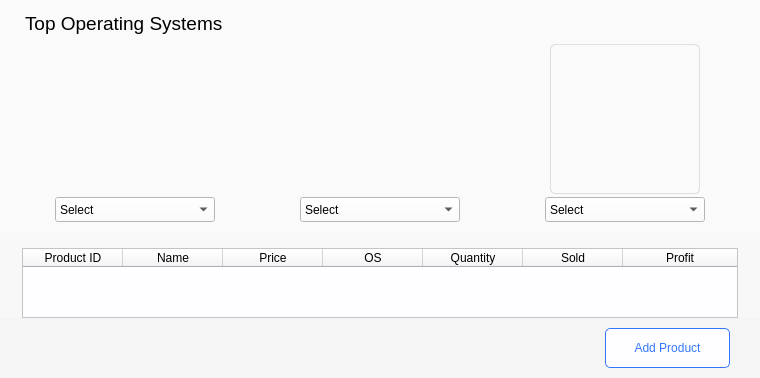
            <widget class="QFrame" name="ProductsContainer">
             <property name="styleSheet">
              <string notr="true">background-color: rgb(245, 245, 245);</string>
             </property>
             <property name="frameShape">
              <enum>QFrame::NoFrame</enum>
             </property>
             <property name="frameShadow">
              <enum>QFrame::Raised</enum>
             </property>
             <layout class="QVBoxLayout" name="verticalLayout_7">
              <property name="spacing">
               <number>0</number>
              </property>
              <property name="leftMargin">
               <number>0</number>
              </property>
              <property name="topMargin">
               <number>0</number>
              </property>
              <property name="rightMargin">
               <number>0</number>
              </property>
              <property name="bottomMargin">
               <number>0</number>
              </property>
              <item>
               <widget class="QFrame" name="TopOS_Menu">
                <property name="maximumSize">
                 <size>
                  <width>16777215</width>
                  <height>275</height>
                 </size>
                </property>
                <property name="styleSheet">
                 <string notr="true">background-color: rgb(250, 250, 250);</string>
                </property>
                <property name="frameShape">
                 <enum>QFrame::NoFrame</enum>
                </property>
                <property name="frameShadow">
                 <enum>QFrame::Raised</enum>
                </property>
                <layout class="QVBoxLayout" name="verticalLayout_17">
                 <property name="spacing">
                  <number>0</number>
                 </property>
                 <property name="leftMargin">
                  <number>0</number>
                 </property>
                 <property name="topMargin">
                  <number>12</number>
                 </property>
                 <property name="rightMargin">
                  <number>0</number>
                 </property>
                 <property name="bottomMargin">
                  <number>0</number>
                 </property>
                 <item>
                  <widget class="QFrame" name="frame_18">
                   <property name="maximumSize">
                    <size>
                     <width>16777215</width>
                     <height>40</height>
                    </size>
                   </property>
                   <property name="frameShape">
                    <enum>QFrame::NoFrame</enum>
                   </property>
                   <property name="frameShadow">
                    <enum>QFrame::Raised</enum>
                   </property>
                   <layout class="QHBoxLayout" name="horizontalLayout_14">
                    <property name="spacing">
                     <number>0</number>
                    </property>
                    <property name="leftMargin">
                     <number>25</number>
                    </property>
                    <property name="topMargin">
                     <number>0</number>
                    </property>
                    <property name="rightMargin">
                     <number>0</number>
                    </property>
                    <property name="bottomMargin">
                     <number>0</number>
                    </property>
                    <item>
                     <widget class="QLabel" name="label_23">
                      <property name="sizePolicy">
                       <sizepolicy hsizetype="Expanding" vsizetype="Expanding">
                        <horstretch>0</horstretch>
                        <verstretch>0</verstretch>
                       </sizepolicy>
                      </property>
                      <property name="font">
                       <font>
                        <family>Helvetica</family>
                        <pointsize>14</pointsize>
                        <weight>50</weight>
                        <bold>false</bold>
                       </font>
                      </property>
                      <property name="styleSheet">
                       <string notr="true">color: rgb(0, 0, 0);</string>
                      </property>
                      <property name="text">
                       <string>Top Operating Systems</string>
                      </property>
                      <property name="scaledContents">
                       <bool>false</bool>
                      </property>
                     </widget>
                    </item>
                   </layout>
                  </widget>
                 </item>
                 <item>
                  <widget class="QFrame" name="frame_19">
                   <property name="frameShape">
                    <enum>QFrame::NoFrame</enum>
                   </property>
                   <property name="frameShadow">
                    <enum>QFrame::Raised</enum>
                   </property>
                   <layout class="QHBoxLayout" name="horizontalLayout_15">
                    <property name="spacing">
                     <number>25</number>
                    </property>
                    <property name="leftMargin">
                     <number>25</number>
                    </property>
                    <property name="rightMargin">
                     <number>25</number>
                    </property>
                    <property name="bottomMargin">
                     <number>12</number>
                    </property>
                    <item>
                     <layout class="QVBoxLayout" name="FirstOS_Container">
                      <property name="spacing">
                       <number>0</number>
                      </property>
                      <property name="bottomMargin">
                       <number>2</number>
                      </property>
                      <item alignment="Qt::AlignHCenter">
                       <widget class="QLabel" name="FirstOS_Image">
                        <property name="minimumSize">
                         <size>
                          <width>150</width>
                          <height>150</height>
                         </size>
                        </property>
                        <property name="maximumSize">
                         <size>
                          <width>150</width>
                          <height>150</height>
                         </size>
                        </property>
                        <property name="font">
                         <font>
                          <family>Helvetica</family>
                          <pointsize>50</pointsize>
                         </font>
                        </property>
                        <property name="styleSheet">
                         <string notr="true">background-color: rgba(255, 255, 255, 0);
color:rgb(195, 194, 196);
border-radius: 5px;
border: 1px solid gb(255, 255, 255, 0);</string>
                        </property>
                        <property name="frameShape">
                         <enum>QFrame::NoFrame</enum>
                        </property>
                        <property name="text">
                         <string/>
                        </property>
                        <property name="scaledContents">
                         <bool>true</bool>
                        </property>
                        <property name="alignment">
                         <set>Qt::AlignCenter</set>
                        </property>
                        <property name="margin">
                         <number>25</number>
                        </property>
                       </widget>
                      </item>
                      <item>
                       <widget class="QFrame" name="frame_15">
                        <property name="maximumSize">
                         <size>
                          <width>16777215</width>
                          <height>50</height>
                         </size>
                        </property>
                        <property name="styleSheet">
                         <string notr="true"/>
                        </property>
                        <property name="frameShape">
                         <enum>QFrame::NoFrame</enum>
                        </property>
                        <property name="frameShadow">
                         <enum>QFrame::Raised</enum>
                        </property>
                        <layout class="QVBoxLayout" name="verticalLayout_69">
                         <property name="spacing">
                          <number>0</number>
                         </property>
                         <property name="leftMargin">
                          <number>0</number>
                         </property>
                         <property name="topMargin">
                          <number>3</number>
                         </property>
                         <property name="rightMargin">
                          <number>0</number>
                         </property>
                         <property name="bottomMargin">
                          <number>3</number>
                         </property>
                         <item alignment="Qt::AlignHCenter">
                          <widget class="QComboBox" name="topOS_comboBox_1">
                           <property name="minimumSize">
                            <size>
                             <width>160</width>
                             <height>25</height>
                            </size>
                           </property>
                           <property name="maximumSize">
                            <size>
                             <width>160</width>
                             <height>16777215</height>
                            </size>
                           </property>
                           <property name="font">
                            <font>
                             <family>Helvetica</family>
                            </font>
                           </property>
                           <property name="styleSheet">
                            <string notr="true">background-color: rgb(254, 253, 255);
color: rgb(0, 0, 0);
selection-color: rgb(156, 155, 157);</string>
                           </property>
                           <item>
                            <property name="text">
                             <string>Select</string>
                            </property>
                           </item>
                           <item>
                            <property name="text">
                             <string>Windows</string>
                            </property>
                           </item>
                           <item>
                            <property name="text">
                             <string>macOS</string>
                            </property>
                           </item>
                           <item>
                            <property name="text">
                             <string>Chrome</string>
                            </property>
                           </item>
                           <item>
                            <property name="text">
                             <string>Linux</string>
                            </property>
                           </item>
                          </widget>
                         </item>
                        </layout>
                       </widget>
                      </item>
                     </layout>
                    </item>
                    <item>
                     <layout class="QVBoxLayout" name="SecondOS_Container">
                      <property name="spacing">
                       <number>0</number>
                      </property>
                      <property name="bottomMargin">
                       <number>2</number>
                      </property>
                      <item alignment="Qt::AlignHCenter">
                       <widget class="QLabel" name="SecondOS_Image">
                        <property name="minimumSize">
                         <size>
                          <width>150</width>
                          <height>150</height>
                         </size>
                        </property>
                        <property name="maximumSize">
                         <size>
                          <width>150</width>
                          <height>150</height>
                         </size>
                        </property>
                        <property name="font">
                         <font>
                          <family>Helvetica</family>
                          <pointsize>50</pointsize>
                         </font>
                        </property>
                        <property name="styleSheet">
                         <string notr="true">background-color: rgba(255, 255, 255, 0);
color:rgb(195, 194, 196);
border-radius: 5px;
border: 1px solid gb(255, 255, 255, 0);</string>
                        </property>
                        <property name="frameShape">
                         <enum>QFrame::NoFrame</enum>
                        </property>
                        <property name="text">
                         <string/>
                        </property>
                        <property name="scaledContents">
                         <bool>true</bool>
                        </property>
                        <property name="alignment">
                         <set>Qt::AlignCenter</set>
                        </property>
                        <property name="margin">
                         <number>25</number>
                        </property>
                       </widget>
                      </item>
                      <item>
                       <widget class="QFrame" name="frame_16">
                        <property name="maximumSize">
                         <size>
                          <width>16777215</width>
                          <height>50</height>
                         </size>
                        </property>
                        <property name="styleSheet">
                         <string notr="true"/>
                        </property>
                        <property name="frameShape">
                         <enum>QFrame::NoFrame</enum>
                        </property>
                        <property name="frameShadow">
                         <enum>QFrame::Raised</enum>
                        </property>
                        <layout class="QVBoxLayout" name="verticalLayout_70">
                         <property name="leftMargin">
                          <number>0</number>
                         </property>
                         <property name="topMargin">
                          <number>3</number>
                         </property>
                         <property name="rightMargin">
                          <number>0</number>
                         </property>
                         <property name="bottomMargin">
                          <number>3</number>
                         </property>
                         <item alignment="Qt::AlignHCenter">
                          <widget class="QComboBox" name="topOS_comboBox_2">
                           <property name="minimumSize">
                            <size>
                             <width>160</width>
                             <height>25</height>
                            </size>
                           </property>
                           <property name="maximumSize">
                            <size>
                             <width>160</width>
                             <height>16777215</height>
                            </size>
                           </property>
                           <property name="font">
                            <font>
                             <family>Helvetica</family>
                            </font>
                           </property>
                           <property name="styleSheet">
                            <string notr="true">background-color: rgb(254, 253, 255);
color: rgb(0, 0, 0);
selection-color: rgb(156, 155, 157);</string>
                           </property>
                           <item>
                            <property name="text">
                             <string>Select</string>
                            </property>
                           </item>
                           <item>
                            <property name="text">
                             <string>Windows</string>
                            </property>
                           </item>
                           <item>
                            <property name="text">
                             <string>macOS</string>
                            </property>
                           </item>
                           <item>
                            <property name="text">
                             <string>Chrome</string>
                            </property>
                           </item>
                           <item>
                            <property name="text">
                             <string>Linux</string>
                            </property>
                           </item>
                          </widget>
                         </item>
                        </layout>
                       </widget>
                      </item>
                     </layout>
                    </item>
                    <item>
                     <layout class="QVBoxLayout" name="ThirdOS_Container">
                      <property name="spacing">
                       <number>0</number>
                      </property>
                      <property name="bottomMargin">
                       <number>2</number>
                      </property>
                      <item alignment="Qt::AlignHCenter">
                       <widget class="QLabel" name="ThirdOS_Image">
                        <property name="minimumSize">
                         <size>
                          <width>150</width>
                          <height>150</height>
                         </size>
                        </property>
                        <property name="maximumSize">
                         <size>
                          <width>150</width>
                          <height>150</height>
                         </size>
                        </property>
                        <property name="font">
                         <font>
                          <family>Helvetica</family>
                          <pointsize>50</pointsize>
                         </font>
                        </property>
                        <property name="styleSheet">
                         <string notr="true">background-color: rgba(255, 255, 255, 0);
color:rgb(195, 194, 196);
border-radius: 5px;
border: 1px solid rgba(0, 0, 0, 28);</string>
                        </property>
                        <property name="frameShape">
                         <enum>QFrame::NoFrame</enum>
                        </property>
                        <property name="text">
                         <string/>
                        </property>
                        <property name="scaledContents">
                         <bool>true</bool>
                        </property>
                        <property name="alignment">
                         <set>Qt::AlignCenter</set>
                        </property>
                        <property name="margin">
                         <number>25</number>
                        </property>
                       </widget>
                      </item>
                      <item>
                       <widget class="QFrame" name="frame_17">
                        <property name="maximumSize">
                         <size>
                          <width>16777215</width>
                          <height>50</height>
                         </size>
                        </property>
                        <property name="styleSheet">
                         <string notr="true"/>
                        </property>
                        <property name="frameShape">
                         <enum>QFrame::NoFrame</enum>
                        </property>
                        <property name="frameShadow">
                         <enum>QFrame::Raised</enum>
                        </property>
                        <layout class="QVBoxLayout" name="verticalLayout_71">
                         <property name="leftMargin">
                          <number>0</number>
                         </property>
                         <property name="topMargin">
                          <number>3</number>
                         </property>
                         <property name="rightMargin">
                          <number>0</number>
                         </property>
                         <property name="bottomMargin">
                          <number>3</number>
                         </property>
                         <item alignment="Qt::AlignHCenter">
                          <widget class="QComboBox" name="topOS_comboBox_3">
                           <property name="minimumSize">
                            <size>
                             <width>160</width>
                             <height>25</height>
                            </size>
                           </property>
                           <property name="maximumSize">
                            <size>
                             <width>160</width>
                             <height>16777215</height>
                            </size>
                           </property>
                           <property name="font">
                            <font>
                             <family>Helvetica</family>
                            </font>
                           </property>
                           <property name="styleSheet">
                            <string notr="true">background-color: rgb(254, 253, 255);
color: rgb(0, 0, 0);
selection-color: rgb(156, 155, 157);</string>
                           </property>
                           <item>
                            <property name="text">
                             <string>Select</string>
                            </property>
                           </item>
                           <item>
                            <property name="text">
                             <string>Windows</string>
                            </property>
                           </item>
                           <item>
                            <property name="text">
                             <string>macOS</string>
                            </property>
                           </item>
                           <item>
                            <property name="text">
                             <string>Chrome</string>
                            </property>
                           </item>
                           <item>
                            <property name="text">
                             <string>Linux</string>
                            </property>
                           </item>
                          </widget>
                         </item>
                        </layout>
                       </widget>
                      </item>
                     </layout>
                    </item>
                   </layout>
                  </widget>
                 </item>
                </layout>
               </widget>
              </item>
              <item>
               <widget class="QFrame" name="frame_14">
                <property name="minimumSize">
                 <size>
                  <width>0</width>
                  <height>50</height>
                 </size>
                </property>
                <property name="styleSheet">
                 <string notr="true">background-color: rgb(248, 248, 248);
color: rgb(0, 0, 0);</string>
                </property>
                <property name="frameShape">
                 <enum>QFrame::NoFrame</enum>
                </property>
                <property name="frameShadow">
                 <enum>QFrame::Raised</enum>
                </property>
                <layout class="QVBoxLayout" name="verticalLayout_68">
                 <property name="leftMargin">
                  <number>22</number>
                 </property>
                 <property name="rightMargin">
                  <number>22</number>
                 </property>
                 <property name="bottomMargin">
                  <number>0</number>
                 </property>
                 <item>
                  <widget class="QTableWidget" name="Products_tableWidget">
                   <property name="styleSheet">
                    <string notr="true">QTableWidget {
	color: rgb(0, 0, 0);
	selection-color: rgb(0, 0, 0);
	background-color: rgb(254, 253, 255);
	gridline-color: rgb(191, 191, 191);
	selection-background-color:rgba(0, 0, 0, 13)
}</string>
                   </property>
                   <property name="frameShape">
                    <enum>QFrame::StyledPanel</enum>
                   </property>
                   <property name="sizeAdjustPolicy">
                    <enum>QAbstractScrollArea::AdjustToContents</enum>
                   </property>
                   <property name="editTriggers">
                    <set>QAbstractItemView::DoubleClicked</set>
                   </property>
                   <property name="selectionMode">
                    <enum>QAbstractItemView::SingleSelection</enum>
                   </property>
                   <property name="selectionBehavior">
                    <enum>QAbstractItemView::SelectRows</enum>
                   </property>
                   <property name="sortingEnabled">
                    <bool>true</bool>
                   </property>
                   <property name="rowCount">
                    <number>0</number>
                   </property>
                   <attribute name="horizontalHeaderStretchLastSection">
                    <bool>true</bool>
                   </attribute>
                   <column>
                    <property name="text">
                     <string>Product ID</string>
                    </property>
                   </column>
                   <column>
                    <property name="text">
                     <string>Name</string>
                    </property>
                   </column>
                   <column>
                    <property name="text">
                     <string>Price</string>
                    </property>
                   </column>
                   <column>
                    <property name="text">
                     <string>OS</string>
                    </property>
                   </column>
                   <column>
                    <property name="text">
                     <string>Quantity</string>
                    </property>
                   </column>
                   <column>
                    <property name="text">
                     <string>Sold</string>
                    </property>
                   </column>
                   <column>
                    <property name="text">
                     <string>Profit</string>
                    </property>
                   </column>
                  </widget>
                 </item>
                </layout>
               </widget>
              </item>
              <item alignment="Qt::AlignRight">
               <widget class="QFrame" name="Products_TopBar">
                <property name="minimumSize">
                 <size>
                  <width>0</width>
                  <height>60</height>
                 </size>
                </property>
                <property name="frameShape">
                 <enum>QFrame::NoFrame</enum>
                </property>
                <property name="frameShadow">
                 <enum>QFrame::Raised</enum>
                </property>
                <layout class="QVBoxLayout" name="verticalLayout_16">
                 <property name="spacing">
                  <number>0</number>
                 </property>
                 <property name="leftMargin">
                  <number>12</number>
                 </property>
                 <property name="topMargin">
                  <number>0</number>
                 </property>
                 <property name="rightMargin">
                  <number>30</number>
                 </property>
                 <property name="bottomMargin">
                  <number>0</number>
                 </property>
                 <item>
                  <widget class="QPushButton" name="addNewProduct_pushButton">
                   <property name="minimumSize">
                    <size>
                     <width>125</width>
                     <height>35</height>
                    </size>
                   </property>
                   <property name="maximumSize">
                    <size>
                     <width>125</width>
                     <height>40</height>
                    </size>
                   </property>
                   <property name="font">
                    <font>
                     <family>Helvetica</family>
                    </font>
                   </property>
                   <property name="styleSheet">
                    <string notr="true">QPushButton {
	color: #3477FF;
	background-color: rgb(254, 253, 255);
	border-radius: 5px;
	border: 1px solid #3477FF;
}

QPushButton:hover {
	background-color: rgba(254, 253, 255, 242);
}

QPushButton:pressed {
	
	background-color: rgba(54, 114, 255, 31);
}</string>
                   </property>
                   <property name="text">
                    <string>Add Product</string>
                   </property>
                  </widget>
                 </item>
                </layout>
               </widget>
              </item>
             </layout>
            </widget>
